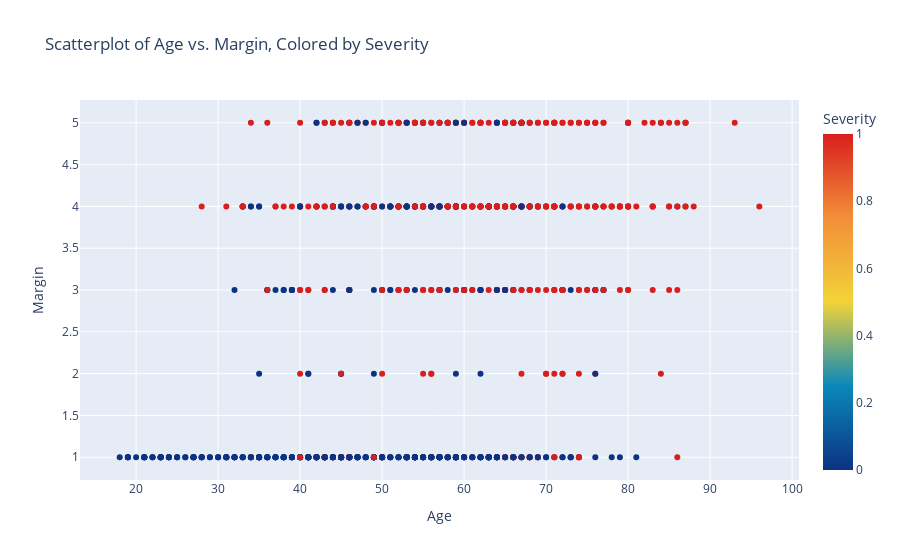
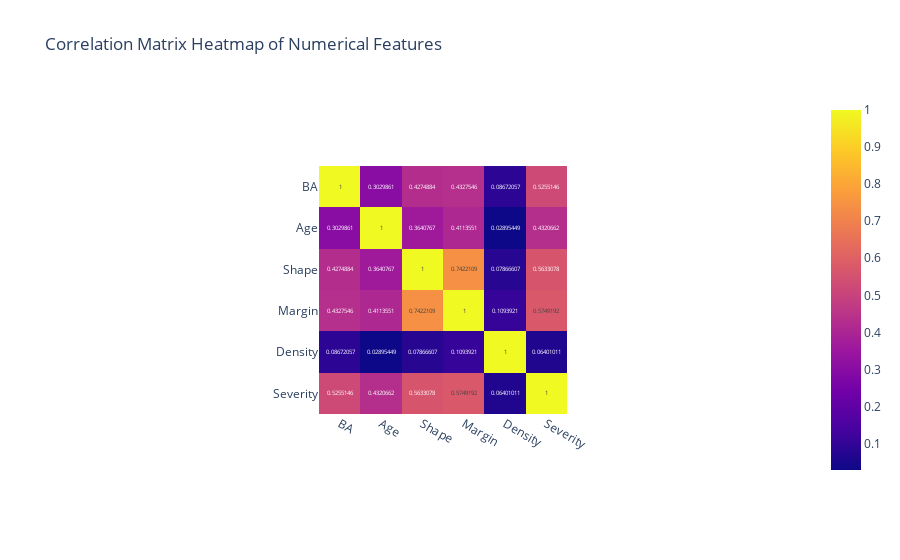
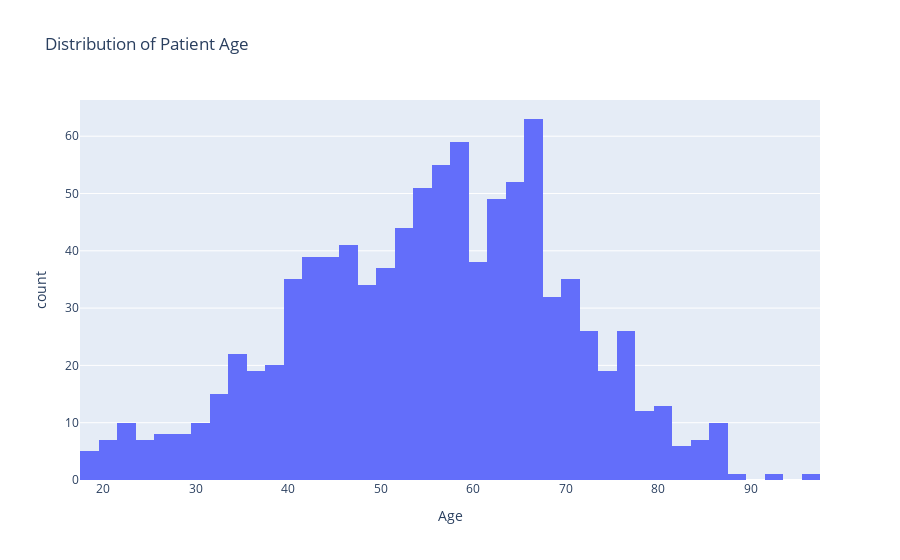
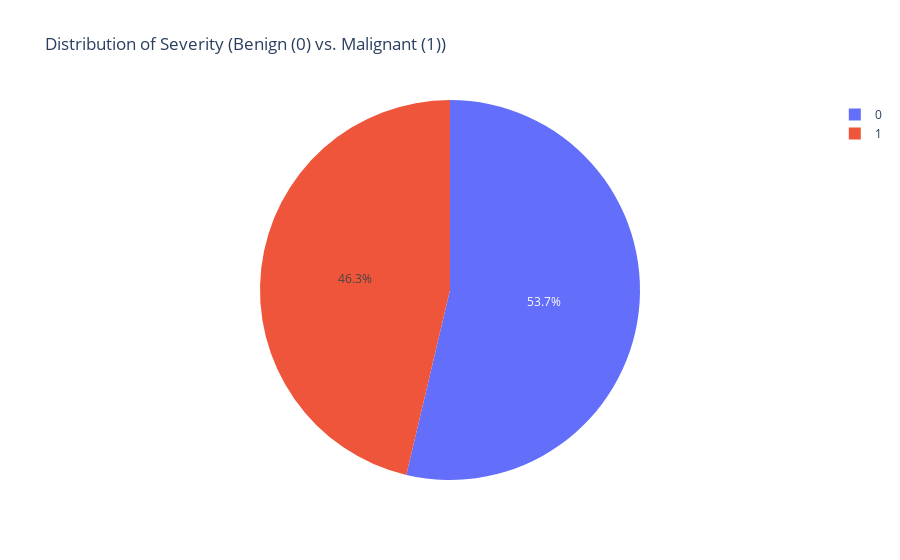

Notebook source saved alongside these figures, in order:
### Code cell
import plotly.express as pt
fig_scatter = pt.scatter(df, x='Age', y='Margin', color='Severity', color_continuous_scale='Portland',
                         title='Scatterplot of Age vs. Margin, Colored by Severity')
fig_scatter.show()

numerical_features = ['BA', 'Age', 'Shape', 'Margin', 'Density', 'Severity']
corr_matrix = df[numerical_features].corr()
fig_heatmap = pt.imshow(corr_matrix, text_auto=True,
                       title='Correlation Matrix Heatmap of Numerical Features')
fig_heatmap.show()

fig_hist = pt.histogram(df, x='Age', title='Distribution of Patient Age')
fig_hist.show()

severity_counts = df['Severity'].value_counts()
pie_df = pd.DataFrame({'Severity': severity_counts.index, 'Count': severity_counts.values})
fig_pie=pt.pie(pie_df, values='Count', names='Severity', title='Distribution of Severity (Benign (0) vs. Malignant (1))', labels={0: 'Benign', 1: 'Malignant'})
fig_pie.show()

### Figure 1 — Plotly figure (JSON) as saved in the notebook; plotly's stock layout.template omitted (floating-point values rounded to 4 significant figures; data arrays with more than 128 entries replaced by an {"elided": "..."} marker saying what was removed)
{"data": [{"hovertemplate": "Age=%{x}<br>Margin=%{y}<br>Severity=%{marker.color}<extra></extra>", "legendgroup": "", "marker": {"color": {"elided": "961 int values"}, "coloraxis": "coloraxis", "symbol": "circle"}, "mode": "markers", "name": "", "orientation": "v", "showlegend": false, "type": "scatter", "x": {"elided": "961 int values"}, "xaxis": "x", "y": {"elided": "961 int values"}, "yaxis": "y"}], "layout": {"autosize": true, "coloraxis": {"colorbar": {"title": {"text": "Severity"}}, "colorscale": [[0, "rgb(12,51,131)"], [0.25, "rgb(10,136,186)"], [0.5, "rgb(242,211,56)"], [0.75, "rgb(242,143,56)"], [1, "rgb(217,30,30)"]]}, "legend": {"tracegroupgap": 0}, "title": {"text": "Scatterplot of Age vs. Margin, Colored by Severity"}, "xaxis": {"anchor": "y", "autorange": true, "domain": [0, 1], "range": [12.96, 101.0], "title": {"text": "Age"}, "type": "linear"}, "yaxis": {"anchor": "x", "autorange": true, "domain": [0, 1], "range": [0.6699, 5.33], "title": {"text": "Margin"}, "type": "linear"}}}

### Figure 2 — Plotly figure (JSON) as saved in the notebook; plotly's stock layout.template omitted (floating-point values rounded to 4 significant figures)
{"data": [{"coloraxis": "coloraxis", "hovertemplate": "x: %{x}<br>y: %{y}<br>color: %{z}<extra></extra>", "name": "0", "texttemplate": "%{z}", "type": "heatmap", "x": ["BA", "Age", "Shape", "Margin", "Density", "Severity"], "xaxis": "x", "y": ["BA", "Age", "Shape", "Margin", "Density", "Severity"], "yaxis": "y", "z": [[1, 0.303, 0.4275, 0.4328, 0.08672, 0.5255], [0.303, 1, 0.3641, 0.4114, 0.02895, 0.4321], [0.4275, 0.3641, 1, 0.7422, 0.07867, 0.5633], [0.4328, 0.4114, 0.7422, 1, 0.1094, 0.5749], [0.08672, 0.02895, 0.07867, 0.1094, 1, 0.06401], [0.5255, 0.4321, 0.5633, 0.5749, 0.06401, 1]]}], "layout": {"autosize": true, "coloraxis": {"colorscale": [[0, "#0d0887"], [0.1111, "#46039f"], [0.2222, "#7201a8"], [0.3333, "#9c179e"], [0.4444, "#bd3786"], [0.5556, "#d8576b"], [0.6667, "#ed7953"], [0.7778, "#fb9f3a"], [0.8889, "#fdca26"], [1, "#f0f921"]]}, "title": {"text": "Correlation Matrix Heatmap of Numerical Features"}, "xaxis": {"anchor": "y", "autorange": true, "constrain": "domain", "domain": [0.3292, 0.6708], "range": [-0.5, 5.5], "scaleanchor": "y", "type": "category"}, "yaxis": {"anchor": "x", "autorange": true, "constrain": "domain", "domain": [0, 1], "range": [5.5, -0.5], "type": "category"}}}

### Figure 3 — Plotly figure (JSON) as saved in the notebook; plotly's stock layout.template omitted (floating-point values rounded to 4 significant figures; data arrays with more than 128 entries replaced by an {"elided": "..."} marker saying what was removed)
{"data": [{"alignmentgroup": "True", "bingroup": "x", "hovertemplate": "Age=%{x}<br>count=%{y}<extra></extra>", "legendgroup": "", "marker": {"color": "#636efa", "pattern": {"shape": ""}}, "name": "", "offsetgroup": "", "orientation": "v", "showlegend": false, "type": "histogram", "x": {"elided": "961 int values"}, "xaxis": "x", "yaxis": "y"}], "layout": {"autosize": true, "barmode": "relative", "legend": {"tracegroupgap": 0}, "title": {"text": "Distribution of Patient Age"}, "xaxis": {"anchor": "y", "autorange": true, "domain": [0, 1], "range": [17.5, 97.5], "title": {"text": "Age"}, "type": "linear"}, "yaxis": {"anchor": "x", "autorange": true, "domain": [0, 1], "range": [0, 66.32], "title": {"text": "count"}}}}

### Figure 4 — Plotly figure (JSON) as saved in the notebook; plotly's stock layout.template omitted (floating-point values rounded to 4 significant figures)
{"data": [{"domain": {"x": [0, 1], "y": [0, 1]}, "hovertemplate": "Severity=%{label}<br>Count=%{value}<extra></extra>", "labels": [0, 1], "legendgroup": "", "name": "", "showlegend": true, "type": "pie", "values": [516, 445]}], "layout": {"autosize": true, "legend": {"tracegroupgap": 0}, "title": {"text": "Distribution of Severity (Benign (0) vs. Malignant (1))"}}}
